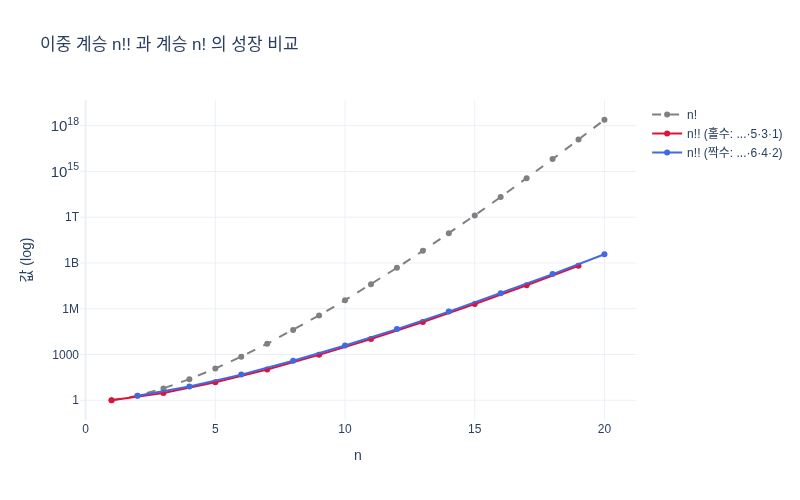

Source code (Python):
# %% [markdown]
# # 이중 계승 $n!!$ 계산하기
#
# 이중 계승(double factorial)은 $n$에서 시작해 **2씩 줄여가며** 1 또는 2까지 곱하는 연산이다.
#
# $$ n!! = \begin{cases} n \cdot (n-2) \cdots 5 \cdot 3 \cdot 1, & n>0 \text{ odd} \\ n \cdot (n-2) \cdots 6 \cdot 4 \cdot 2, & n>0 \text{ even} \end{cases} $$
#
# 구면 조화 함수(spherical harmonics)의 버금 르장드르 함수 시작점
# $P_m^m = (-1)^m (2m-1)!! (1-x^2)^{m/2}$ 에 등장한다.
#
# 필요 패키지: numpy, plotly, kaleido, scipy(선택)

# %%
import os
import math
import numpy as np


def _show(fig):
    try:
        from IPython import get_ipython
        if get_ipython() is not None:  # VSCode 셀/Jupyter에서만 렌더링
            fig.show()
    except ImportError:
        pass


# %% [markdown]
# ## 1. 정의 그대로 구현 — 2씩 줄여가며 곱한다

# %%
def double_factorial(n: int) -> int:
    """n!! : n, n-2, n-4, ... (1 또는 2까지) 의 곱. 관례상 0!! = (-1)!! = 1."""
    if n <= 0:
        return 1
    result = 1
    k = n
    while k > 0:
        result *= k
        k -= 2
    return result


for n in [1, 2, 3, 4, 5, 6, 7, 8, 9, 10]:
    terms = list(range(n, 0, -2))
    print(f"{n:2d}!! = {' * '.join(map(str, terms)):>22s} = {double_factorial(n)}")
# 출력:
#  1!! =                      1 = 1
#  2!! =                      2 = 2
#  3!! =                  3 * 1 = 3
#  4!! =                  4 * 2 = 8
#  5!! =              5 * 3 * 1 = 15
#  6!! =              6 * 4 * 2 = 48
#  7!! =          7 * 5 * 3 * 1 = 105
#  8!! =          8 * 6 * 4 * 2 = 384
#  9!! =      9 * 7 * 5 * 3 * 1 = 945
# 10!! =     10 * 8 * 6 * 4 * 2 = 3840

# %% [markdown]
# ## 2. 재귀 정의와 일반 계승과의 관계
#
# 재귀형: $n!! = n \cdot (n-2)!!$, $0!! = 1!! = 1$.
#
# 일반 계승과의 관계:
# - 짝수 $n=2k$: $(2k)!! = 2^k \, k!$
# - 홀수 $n=2k-1$: $(2k-1)!! = \dfrac{(2k)!}{2^k \, k!}$
#
# 그리고 $n!! \cdot (n-1)!! = n!$ 이 항상 성립한다.

# %%
def double_factorial_rec(n: int) -> int:
    return 1 if n <= 0 else n * double_factorial_rec(n - 2)


ok = True
for n in range(1, 16):
    a = double_factorial(n)
    b = double_factorial_rec(n)
    if n % 2 == 0:
        k = n // 2
        c = 2**k * math.factorial(k)
    else:
        k = (n + 1) // 2
        c = math.factorial(2 * k) // (2**k * math.factorial(k))
    d = a * double_factorial(n - 1)  # n!! * (n-1)!! == n!
    ok &= (a == b == c) and (d == math.factorial(n))
print("반복 == 재귀 == 계승 공식, 그리고 n!!*(n-1)!! == n! :", ok)
# 출력: 반복 == 재귀 == 계승 공식, 그리고 n!!*(n-1)!! == n! : True

# %% [markdown]
# ## 3. scipy 와 비교 (설치되어 있으면)

# %%
try:
    from scipy.special import factorial2
    vals = [int(factorial2(n, exact=True)) for n in range(1, 11)]
    mine = [double_factorial(n) for n in range(1, 11)]
    print("scipy factorial2 :", vals)
    print("내 구현           :", mine)
    print("일치:", vals == mine)
except ImportError:
    print("scipy 없음 — 건너뜀")
# 출력:
# scipy factorial2 : [1, 2, 3, 8, 15, 48, 105, 384, 945, 3840]
# 내 구현           : [1, 2, 3, 8, 15, 48, 105, 384, 945, 3840]
# 일치: True

# %% [markdown]
# ## 4. 구면 조화 함수에서의 사용: $P_m^m(x) = (-1)^m (2m-1)!! (1-x^2)^{m/2}$
#
# 원문에서 이중 계승은 버금 르장드르 함수의 시작점(대각 항)에 등장한다.
# $(2m-1)!!$ 은 항상 홀수 이중 계승이다.

# %%
def P_mm(m: int, x):
    return (-1) ** m * double_factorial(2 * m - 1) * (1 - x**2) ** (m / 2)


for m in range(0, 5):
    print(f"m={m}: (2m-1)!! = ({2*m-1})!! = {double_factorial(2*m-1):4d},  P_{m}^{m}(0) = {P_mm(m, 0.0):.0f}")
# 출력:
# m=0: (2m-1)!! = (-1)!! =    1,  P_0^0(0) = 1
# m=1: (2m-1)!! = (1)!! =    1,  P_1^1(0) = -1
# m=2: (2m-1)!! = (3)!! =    3,  P_2^2(0) = 3
# m=3: (2m-1)!! = (5)!! =   15,  P_3^3(0) = -15
# m=4: (2m-1)!! = (7)!! =  105,  P_4^4(0) = 105

# %% [markdown]
# ## 5. 시각화 — $n!!$ 와 $n!$ 의 성장 비교 (로그 스케일)
#
# 홀수/짝수 두 갈래로 나뉘어 각각 $n!$ 보다 훨씬 느리게(대략 $\sqrt{n!}$ 규모로) 커진다.

# %%
import plotly.graph_objects as go

ns = np.arange(1, 21)
df_vals = np.array([double_factorial(int(n)) for n in ns], dtype=float)
f_vals = np.array([math.factorial(int(n)) for n in ns], dtype=float)

fig = go.Figure()
fig.add_trace(go.Scatter(x=ns, y=f_vals, mode="lines+markers", name="n!",
                         line=dict(color="gray", dash="dash")))
fig.add_trace(go.Scatter(x=ns[ns % 2 == 1], y=df_vals[ns % 2 == 1], mode="lines+markers",
                         name="n!! (홀수: ...·5·3·1)", line=dict(color="crimson")))
fig.add_trace(go.Scatter(x=ns[ns % 2 == 0], y=df_vals[ns % 2 == 0], mode="lines+markers",
                         name="n!! (짝수: ...·6·4·2)", line=dict(color="royalblue")))
fig.update_layout(title="이중 계승 n!! 과 계승 n! 의 성장 비교",
                  xaxis_title="n", yaxis_title="값 (log)", yaxis_type="log",
                  width=800, height=500, template="plotly_white")

out_png = os.path.join(os.path.dirname(os.path.abspath(__file__)) if "__file__" in globals() else ".", "expy.png")
fig.write_image(out_png)
print("저장:", out_png)
_show(fig)
# 출력: 저장: .../273db38d-8573-4bfd-ba3c-97a32d588a27/expy.png
